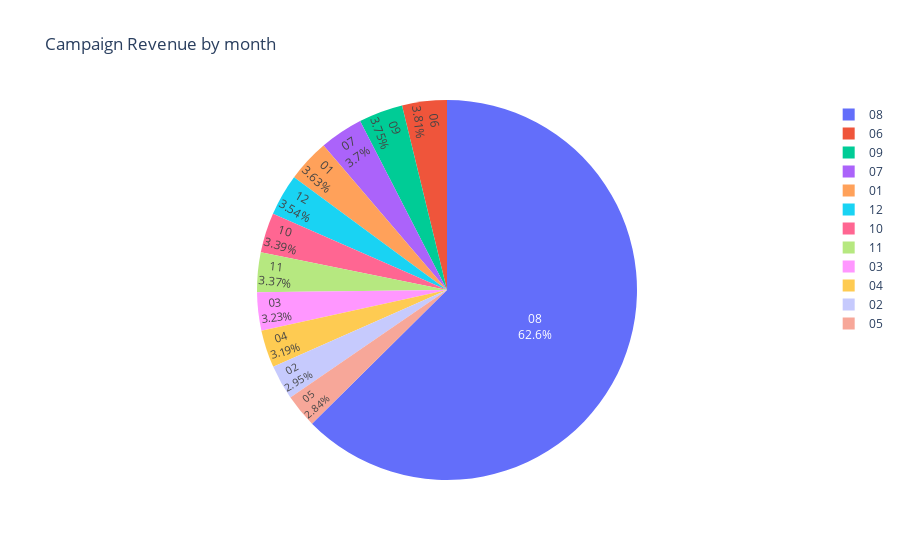

The code cell stored with this chart in its notebook:
### Code cell
# Plot a pie chart to visualize the campaign revenue by month

pie_chart = px.pie(campaign_grouped_purchase, values='Total bought', names='Month',
                   title='Campaign Revenue by month', hole=0,)
                   #hover_data=['Campaign Name'])

pie_chart.update_traces(textposition='inside', textinfo='percent+label')
pie_chart.show()

### Figure 1 — Plotly figure (JSON) as saved in the notebook; plotly's stock layout.template omitted (floating-point values rounded to 4 significant figures)
{"data": [{"domain": {"x": [0, 1], "y": [0, 1]}, "hole": 0, "hovertemplate": "Month=%{label}<br>Total bought=%{value}<extra></extra>", "labels": ["01", "01", "02", "02", "03", "03", "04", "04", "05", "05", "06", "06", "07", "07", "08", "08", "09", "09", "10", "10", "11", "11", "12", "12"], "legendgroup": "", "name": "", "showlegend": true, "textinfo": "percent+label", "textposition": "inside", "type": "pie", "values": [2280, 3008, 1757, 2542, 2343, 2365, 1940, 2710, 1835, 2297, 3083, 2458, 2544, 2838, 43100, 47981, 2813, 2652, 2149, 2790, 2490, 2420, 2319, 2831]}], "layout": {"legend": {"tracegroupgap": 0}, "title": {"text": "Campaign Revenue by month"}}}
